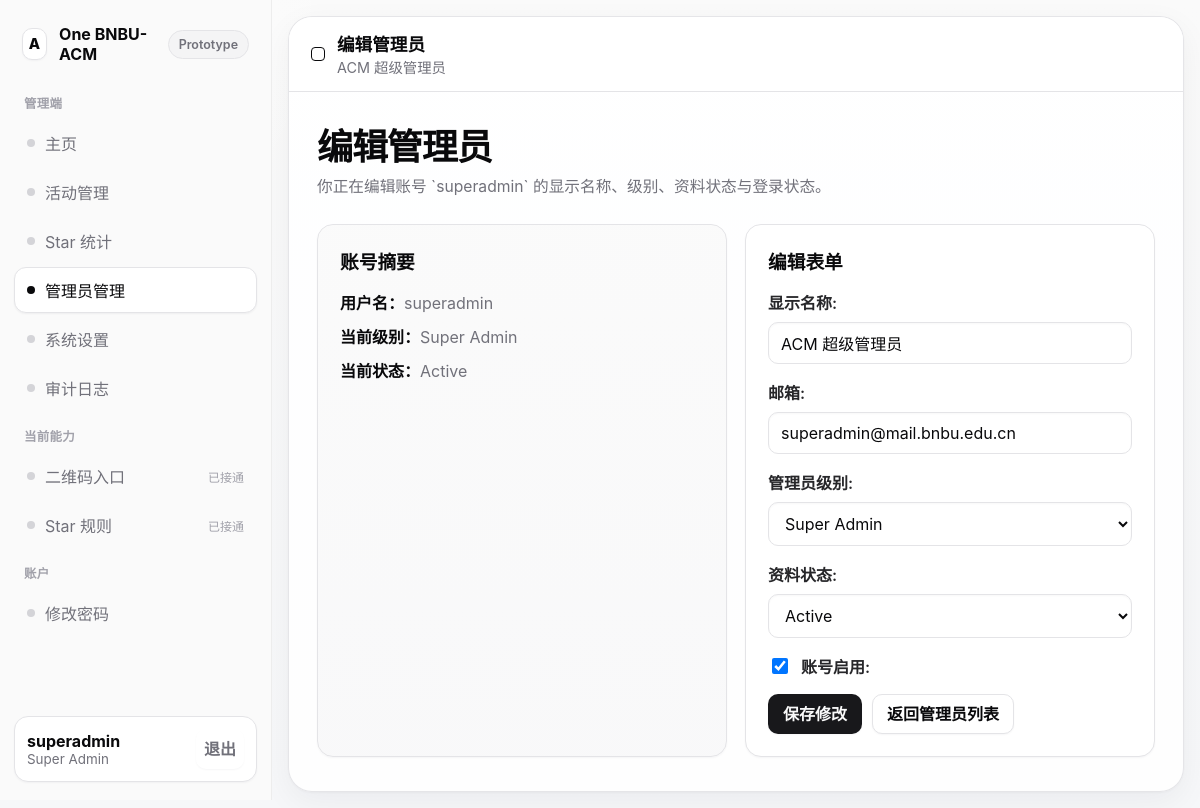
The page /management/admins/1/edit/ (signed in) on the database its author committed.
### core/models.py (models this page shows, shortened)
class User(AbstractUser):
    class Roles(models.TextChoices):
        MEMBER = 'member', 'Member'
        ADMIN = 'admin', 'Admin'
        SUPER_ADMIN = 'super_admin', 'Super Admin'
    role = models.CharField(
        max_length=20,
        choices=Roles.choices,
        default=Roles.MEMBER,
    )

class AdminProfile(models.Model):
    class Level(models.TextChoices):
        ADMIN = 'admin', 'Admin'
        SUPER_ADMIN = 'super_admin', 'Super Admin'
    class Status(models.TextChoices):
        ACTIVE = 'active', 'Active'
        INACTIVE = 'inactive', 'Inactive'
    user = models.OneToOneField(User, on_delete=models.CASCADE, related_name='admin_profile')
    display_name = models.CharField(max_length=100)
    admin_level = models.CharField(max_length=20, choices=Level.choices, default=Level.ADMIN)
    status = models.CharField(max_length=20, choices=Status.choices, default=Status.ACTIVE)
    created_at = models.DateTimeField(auto_now_add=True)
    updated_at = models.DateTimeField(auto_now=True)

### core/views.py (the view, shortened to what this page needs)
# urls.py: path('management/admins/<int:admin_profile_id>/edit/', views.admin_edit, name='admin-edit'),
@login_required
def admin_edit(request, admin_profile_id):
    if not require_super_admin(request.user):
        return HttpResponseForbidden('仅超级管理员可访问。')
    admin_profile = get_object_or_404(AdminProfile.objects.select_related('user'), pk=admin_profile_id)
    initial = {
        'display_name': admin_profile.display_name,
        'email': admin_profile.user.email,
        'admin_level': admin_profile.admin_level,
        'status': admin_profile.status,
        'is_active': admin_profile.user.is_active,
    }
    form = AdminUpdateForm(request.POST or None, initial=initial)
    return render(
        request,
        'core/management/admin_edit.html',
        {'form': form, 'admin_profile': admin_profile},
    )

### core/forms.py
class AdminUpdateForm(forms.Form):
    display_name = forms.CharField(label='显示名称', max_length=100)
    email = forms.EmailField(label='邮箱', required=False)
    admin_level = forms.ChoiceField(label='管理员级别', choices=AdminProfile.Level.choices)
    status = forms.ChoiceField(label='资料状态', choices=AdminProfile.Status.choices)
    is_active = forms.BooleanField(label='账号启用', required=False)
    def __init__(self, *args, **kwargs):
        super().__init__(*args, **kwargs)
        apply_widget_attrs(self.fields)
        self.fields['email'].widget.attrs['autocomplete'] = 'email'

### core/forms.py (called while the page is built)
def apply_widget_attrs(fields):
    text_like_widgets = (
        forms.TextInput,
        forms.EmailInput,
        forms.PasswordInput,
        forms.NumberInput,
        forms.Textarea,
        forms.DateTimeInput,
        forms.Select,
    )
    for field in fields.values():
        widget = field.widget
        attrs = widget.attrs.copy()
        if isinstance(widget, text_like_widgets):
            attrs.setdefault('placeholder', field.label)
        if isinstance(widget, forms.DateTimeInput):
            attrs.setdefault('step', 60)
        widget.attrs = attrs

### core/views.py (called while the page is built)
def require_super_admin(user):
    return user.is_authenticated and user.role == User.Roles.SUPER_ADMIN

### templates/core/management/admin_edit.html (shortened to what this page needs)
{% extends "base.html" %}
{% block topbar_title %}编辑管理员{% endblock %}
{% block topbar_subtitle %}<div class="topbar-subtitle">{{ admin_profile.display_name }}</div>{% endblock %}
{% block content %}
<section class="page-hero">
    <h2>编辑管理员</h2>
    <p>你正在编辑账号 `{{ admin_profile.user.username }}` 的显示名称、级别、资料状态与登录状态。</p>
</section>
<section class="grid">
    <article class="card soft">
        <div class="card-header">
            <h3>账号摘要</h3>
        </div>
        <div class="stack" style="gap: 10px;">
            <div><strong>用户名：</strong><span class="muted">{{ admin_profile.user.username }}</span></div>
            <div><strong>当前级别：</strong><span class="muted">{{ admin_profile.get_admin_level_display }}</span></div>
            <div><strong>当前状态：</strong><span class="muted">{{ admin_profile.get_status_display }}</span></div>
        </div>
    </article>
    <article class="card">
        <div class="card-header">
            <h3>编辑表单</h3>
        </div>
        <form method="post">
            {{ form.as_p }}
            <div class="inline-actions">
                <button type="submit">保存修改</button>
                <a class="button ghost" href="{% url 'admin-list-manage' %}">返回管理员列表</a>
            </div>
        </form>
    </article>
</section>
{% endblock %}

### templates/base.html (shortened to what this page needs)
{% load static %}
<!DOCTYPE html>
<html lang="zh-Hans">
<head>
</head>
<body>
    <div class="app-shell">
        <aside class="sidebar">
            <div class="sidebar-inner">
                <div class="brand-row">
                    <div class="brand-mark">
                        <span class="brand-glyph">A</span>
                        <span>One BNBU-ACM</span>
                    </div>
                    <span class="version-pill">Prototype</span>
                </div>
                {% if request.user.role == 'member' %}
                    <div>
                        <div class="nav-group-title">队员端</div>
                        <nav class="nav-list">
                            <a class="nav-item {% if request.resolver_match.url_name == 'member-dashboard' %}active{% endif %}" href="{% url 'member-dashboard' %}">
                                <span class="nav-item-label"><span class="nav-bullet"></span><span>主页</span></span>
                            </a>
                            <a class="nav-item {% if request.resolver_match.url_name == 'member-event-list' or request.resolver_match.url_name == 'member-event-detail' or request.resolver_match.url_name == 'member-event-apply' %}active{% endif %}" href="{% url 'member-event-list' %}">
                                <span class="nav-item-label"><span class="nav-bullet"></span><span>活动</span></span>
                            </a>
                            <a class="nav-item {% if request.resolver_match.url_name == 'member-star-center' %}active{% endif %}" href="{% url 'member-star-center' %}">
                                <span class="nav-item-label"><span class="nav-bullet"></span><span>ACM Star</span></span>
                            </a>
                            <a class="nav-item {% if request.resolver_match.url_name == 'member-checkin-history' %}active{% endif %}" href="{% url 'member-checkin-history' %}">
                                <span class="nav-item-label"><span class="nav-bullet"></span><span>签到历史</span></span>
                            </a>
                            <a class="nav-item {% if request.resolver_match.url_name == 'member-profile' %}active{% endif %}" href="{% url 'member-profile' %}">
                                <span class="nav-item-label"><span class="nav-bullet"></span><span>个人资料</span></span>
                            </a>
                        </nav>
                    </div>
                {% else %}
                    <div>
                        <div class="nav-group-title">管理端</div>
                        <nav class="nav-list">
                            <a class="nav-item {% if request.resolver_match.url_name == 'management-dashboard' %}active{% endif %}" href="{% url 'management-dashboard' %}">
                                <span class="nav-item-label"><span class="nav-bullet"></span><span>主页</span></span>
                            </a>
                            <a class="nav-item " href="{% url 'event-list-manage' %}">
                                <span class="nav-item-label"><span class="nav-bullet"></span><span>活动管理</span></span>
                            </a>
                            <a class="nav-item {% if request.resolver_match.url_name == 'management-star-analytics' %}active{% endif %}" href="{% url 'management-star-analytics' %}">
                                <span class="nav-item-label"><span class="nav-bullet"></span><span>Star 统计</span></span>
                            </a>
                            {% if request.user.role == 'super_admin' %}
                                <a class="nav-item {% if request.resolver_match.url_name == 'admin-list-manage' or request.resolver_match.url_name == 'admin-edit' %}active{% endif %}" href="{% url 'admin-list-manage' %}">
                                    <span class="nav-item-label"><span class="nav-bullet"></span><span>管理员管理</span></span>
                                </a>
                                <a class="nav-item {% if request.resolver_match.url_name == 'system-settings-manage' %}active{% endif %}" href="{% url 'system-settings-manage' %}">
                                    <span class="nav-item-label"><span class="nav-bullet"></span><span>系统设置</span></span>
                                </a>
                                <a class="nav-item {% if request.resolver_match.url_name == 'audit-log-list' %}active{% endif %}" href="{% url 'audit-log-list' %}">
                                    <span class="nav-item-label"><span class="nav-bullet"></span><span>审计日志</span></span>
                                </a>
                            {% endif %}
                        </nav>
                    </div>
                    <div>
                        <div class="nav-group-title">当前能力</div>
                        <div class="nav-list">
                            <a class="nav-item " href="{% url 'event-list-manage' %}">
                                <span class="nav-item-label"><span class="nav-bullet"></span><span>二维码入口</span></span>
                                <span class="nav-note">已接通</span>
                            </a>
                            <a class="nav-item {% if request.resolver_match.url_name == 'system-settings-manage' %}active{% endif %}" href="{% url 'system-settings-manage' %}">
                                <span class="nav-item-label"><span class="nav-bullet"></span><span>Star 规则</span></span>
                                <span class="nav-note">已接通</span>
                            </a>
                        </div>
                    </div>
                {% endif %}
                <div>
                    <div class="nav-group-title">账户</div>
                    <nav class="nav-list">
                        <a class="nav-item {% if request.resolver_match.url_name == 'password-change-request' or request.resolver_match.url_name == 'password-change-confirm' %}active{% endif %}" href="{% url 'password-change-request' %}">
                            <span class="nav-item-label"><span class="nav-bullet"></span><span>修改密码</span></span>
                        </a>
                    </nav>
                </div>
                <div class="sidebar-footer">
                    <div class="user-card">
                        <div class="user-meta">
                            <div class="user-name">{{ request.user.username }}</div>
                            <div class="user-role">{{ request.user.get_role_display }}</div>
                        </div>
                        <form method="post" action="{% url 'logout' %}">
                            <button class="ghost-button" type="submit">退出</button>
                        </form>
                    </div>
                </div>
            </div>
        </aside>
        <main class="main-shell">
            <div class="canvas">
                <header class="topbar">
                    <div class="topbar-title">
                        <span class="topbar-dot"></span>
                        <div>
                            <h1>{% block topbar_title %}主页{% endblock %}</h1>
                            {% block topbar_subtitle %}{% endblock %}
                        </div>
                    </div>
                </header>
                <div class="content">
                    {% block content %}{% endblock %}
                </div>
            </div>
        </main>
    </div>
</body>
</html>

### rows shown on the page
User: user.username "superadmin", user.role "Super Admin", email "superadmin@mail.bnbu.edu.cn", is_active "☑"
AdminProfile: display_name "ACM 超级管理员", user.username "superadmin", admin_level "Super Admin", status "Active"
